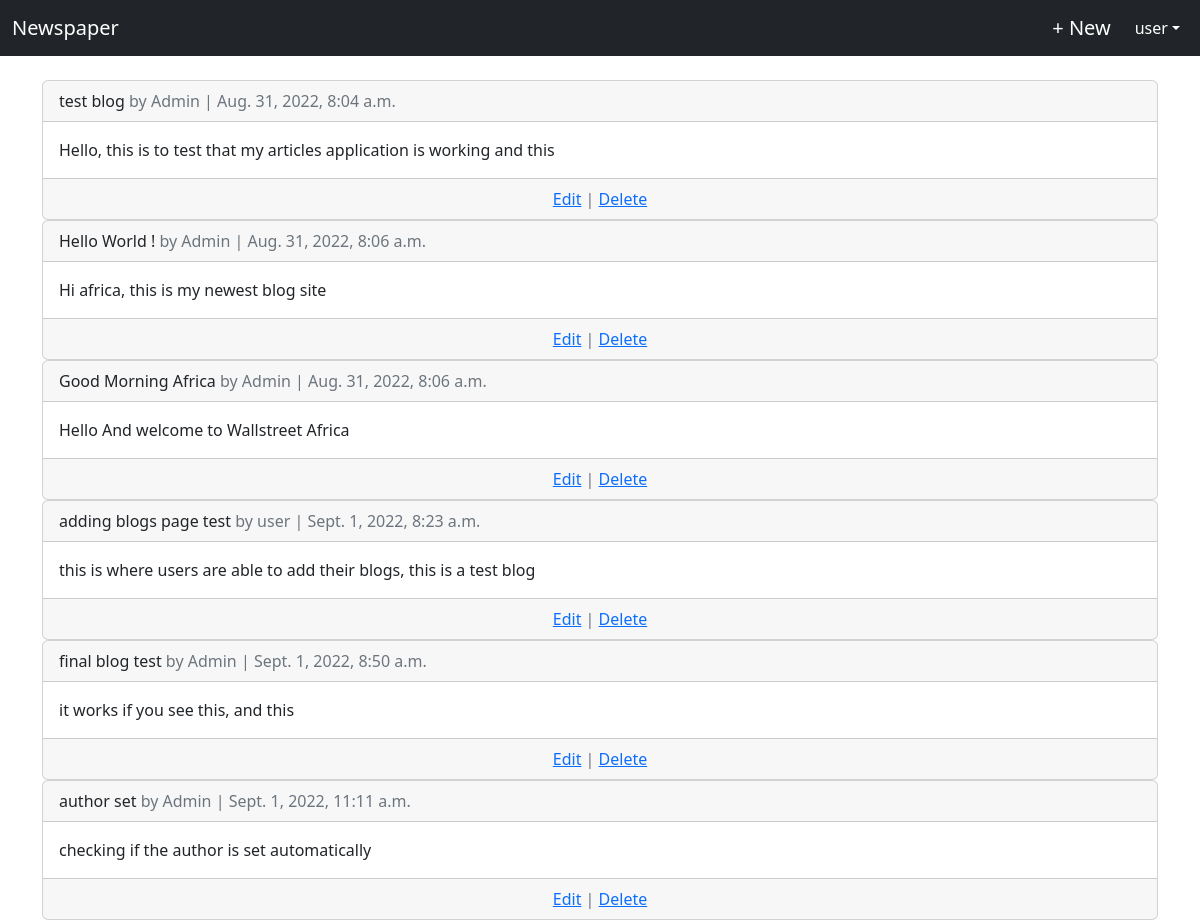
/articles/ (signed in), run on the app's committed database.
### users/models.py (models this page shows)
class CustomUser(AbstractUser):
    age = models.PositiveIntegerField(null=True,blank=True)

### articles/models.py (models this page shows, shortened)
class Article(models.Model):
    title = models.CharField(max_length=255)
    body = models.TextField()
    date = models.DateTimeField(auto_now_add=True)
    author = models.ForeignKey(get_user_model(), on_delete=models.CASCADE)

### articles/views.py (the view)
# urls.py: path('', ArticleListView.as_view(), name='article_list'),
class ArticleListView(LoginRequiredMixin, ListView):
    model = Article
    template_name = 'article_list.html'
    login_url = 'login'

### templates/article_list.html (shortened to what this page needs)
<!DOCTYPE html>
<html lang="en">
    <head>
    </head>
    <body>
        {% extends 'base.html' %}
        {% block content %}
            {% for article in object_list %}
                <div class="card">
                    <div class="card-header">
                        <span class="font-weight-bold">{{ article.title }}</span>
                        <span class="text-muted">by {{ article.author }} | {{ article.date }}</span>
                    </div>
                    <div class="card-body">
                        {{ article.body }}
                    </div>
                    <div class="card-footer text-center text-muted">
                        <a href="{% url 'article_edit' article.pk %}">Edit</a> | <a href="{% url 'article_delete' article.pk %}">Delete</a>
                    </div>
                </div>
            {% endfor %}
        {% endblock content %}

### templates/base.html (shortened to what this page needs)
<!DOCTYPE html>
<html lang="en">
    <head>
        <link href="https://cdn.jsdelivr.net/npm/bootstrap@5.2.0/dist/css/bootstrap.min.css" rel="stylesheet">
    </head>
    <body>
        <nav style="color: white;" class="navbar navbar-expand-md navarbar-dark bg-dark mb-4 ">
            <div class="container-fluid">
                    <a style="color: white;" class="navbar-brand" href="{% url 'home' %}">Newspaper</a>
                <div class="collapse navbar-collapse justify-content-end" id="collapsibleNavbar">
                    {% if user.is_authenticated %}
                    <ul class="navbar-nav ">
                        <li class="nav-item"><a style="color: white;" class="navbar-brand" href="{% url 'article_new' %}">+ New</a></li>
                    </ul>
                    <ul class="navbar-nav ml-auto ">
                        <li class="nav-item dropdown">
                            <a style="color: white;" class="nav-link dropdown-toggle " href="#" id="userMenu" role="button" data-bs-toggle="dropdown" aria-haspopup="true" aria-expanded="false">{{ user.username }}</a>
                        </li>
                    </ul>
                    {% else %}
                        <form action="" class="form-inline ml-auto">
                            <a href="{% url 'login' %}" class="btn btn-outline-secondary">log in</a>
                            <a href="{% url 'signup' %}" class="btn btn-primary ml-2">sign up</a>
                        </form>
                    {% endif %}
                </div>
            </div>
        </nav>
        <div class="container">
            {% block content %}
            {% endblock content %}
        </div>
    </body>
</html>

### data on the page
CustomUser: username "user"
Article: title "test blog", author "Admin", date "Aug. 31, 2022, 8:04 a.m.", body "Hello, this is to test that my articles application is working and this"
Article: title "Hello World !", author "Admin", date "Aug. 31, 2022, 8:06 a.m.", body "Hi africa, this is my newest blog site"
Article: title "Good Morning Africa", author "Admin", date "Aug. 31, 2022, 8:06 a.m.", body "Hello And welcome to Wallstreet Africa"
Article: title "adding blogs page test", author "user", date "Sept. 1, 2022, 8:23 a.m.", body "this is where users are able to add their blogs, this is a test blog"
Article: title "final blog test", author "Admin", date "Sept. 1, 2022, 8:50 a.m.", body "it works if you see this, and this"
Article: title "author set", author "Admin", date "Sept. 1, 2022, 11:11 a.m.", body "checking if the author is set automatically"
